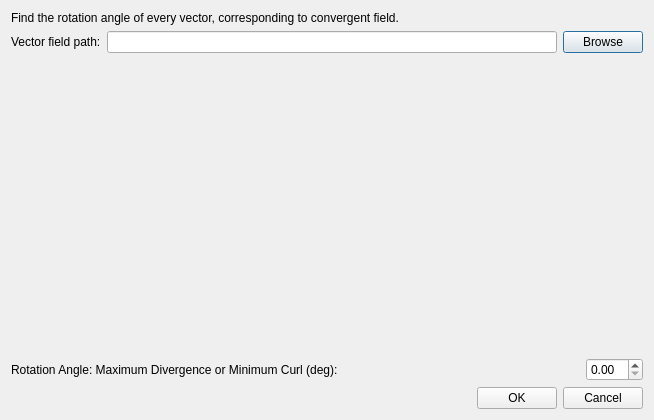
<?xml version="1.0" encoding="UTF-8"?>
<ui version="4.0">
 <class>Dialog</class>
 <widget class="QDialog" name="Dialog">
  <property name="geometry">
   <rect>
    <x>0</x>
    <y>0</y>
    <width>654</width>
    <height>420</height>
   </rect>
  </property>
  <property name="windowTitle">
   <string>Dialog</string>
  </property>
  <layout class="QVBoxLayout" name="verticalLayout" stretch="0,0,1,0,0">
   <item>
    <widget class="QLabel" name="label_2">
     <property name="text">
      <string>Find the rotation angle of every vector, corresponding to convergent field.</string>
     </property>
    </widget>
   </item>
   <item>
    <layout class="QHBoxLayout" name="horizontalLayout_3">
     <item>
      <widget class="QLabel" name="label_3">
       <property name="text">
        <string>Vector field path:</string>
       </property>
      </widget>
     </item>
     <item>
      <widget class="QLineEdit" name="lineEdit_vector_field_path"/>
     </item>
     <item>
      <widget class="QPushButton" name="pushButton_browse">
       <property name="text">
        <string>Browse</string>
       </property>
      </widget>
     </item>
    </layout>
   </item>
   <item>
    <widget class="WidgetPlotLine" name="widget_curve" native="true"/>
   </item>
   <item>
    <layout class="QHBoxLayout" name="horizontalLayout">
     <item>
      <widget class="QLabel" name="label">
       <property name="text">
        <string>Rotation Angle: Maximum Divergence or Minimum Curl (deg):</string>
       </property>
      </widget>
     </item>
     <item>
      <spacer name="horizontalSpacer_2">
       <property name="orientation">
        <enum>Qt::Horizontal</enum>
       </property>
       <property name="sizeHint" stdset="0">
        <size>
         <width>40</width>
         <height>20</height>
        </size>
       </property>
      </spacer>
     </item>
     <item>
      <widget class="QDoubleSpinBox" name="doubleSpinBox_rotation_angle"/>
     </item>
    </layout>
   </item>
   <item>
    <layout class="QHBoxLayout" name="horizontalLayout_2">
     <item>
      <spacer name="horizontalSpacer">
       <property name="orientation">
        <enum>Qt::Horizontal</enum>
       </property>
       <property name="sizeHint" stdset="0">
        <size>
         <width>358</width>
         <height>20</height>
        </size>
       </property>
      </spacer>
     </item>
     <item>
      <widget class="QPushButton" name="pushButton_ok">
       <property name="text">
        <string>OK</string>
       </property>
      </widget>
     </item>
     <item>
      <widget class="QPushButton" name="pushButton_cancel">
       <property name="text">
        <string>Cancel</string>
       </property>
      </widget>
     </item>
    </layout>
   </item>
  </layout>
 </widget>
 <customwidgets>
  <customwidget>
   <class>WidgetPlotLine</class>
   <extends>QWidget</extends>
   <header>bin.Widgets.WidgetPlots.h</header>
   <container>1</container>
  </customwidget>
 </customwidgets>
 <resources/>
 <connections/>
</ui>
